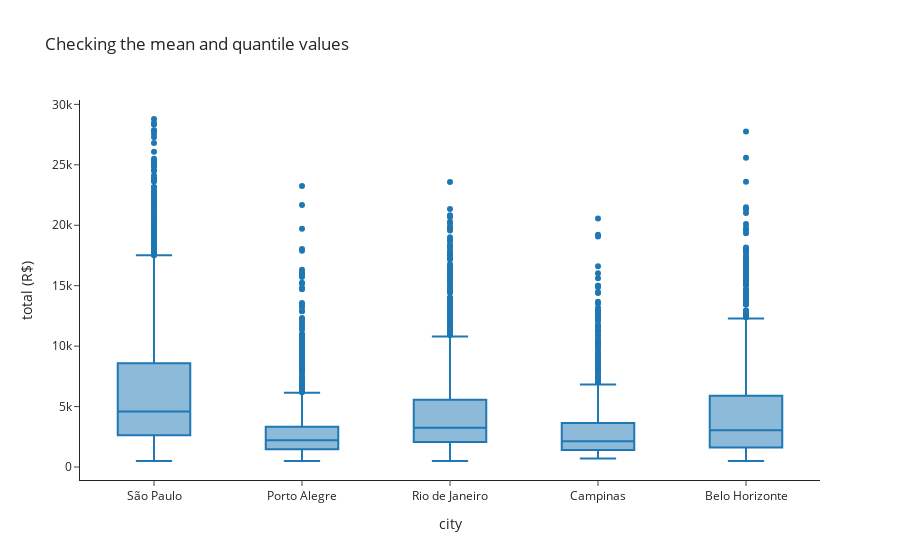

Write notebook code for a chart like this one.
### Code cell
df_houses_price = houses_rent[["city", "total (R$)"]]
#We have some outliers getting in the way, so lets remove them.

df_houses_price = df_houses_price[df_houses_price["total (R$)"]<30000] 
#I tested some values until found out that 30000 is a good number to show either the points above the upper fence
#and the box plots

fig = px.box(df_houses_price,
             x="city",
             y="total (R$)",
             title="Checking the mean and quantile values",
             template="simple_white"
            )

fig

### Figure 1 — Plotly figure (JSON) as saved in the notebook; plotly's stock layout.template omitted (floating-point values rounded to 4 significant figures; data arrays with more than 128 entries replaced by an {"elided": "..."} marker saying what was removed)
{"data": [{"alignmentgroup": "True", "hovertemplate": "city=%{x}<br>total (R$)=%{y}<extra></extra>", "legendgroup": "", "marker": {"color": "#1F77B4"}, "name": "", "notched": false, "offsetgroup": "", "orientation": "v", "showlegend": false, "type": "box", "x": {"elided": "10679 str values"}, "x0": " ", "xaxis": "x", "y": {"elided": "10679 int values"}, "y0": " ", "yaxis": "y"}], "layout": {"autosize": true, "boxmode": "group", "legend": {"tracegroupgap": 0}, "title": {"text": "Checking the mean and quantile values"}, "xaxis": {"anchor": "y", "autorange": true, "domain": [0, 1], "range": [-0.5, 4.5], "title": {"text": "city"}, "type": "category"}, "yaxis": {"anchor": "x", "autorange": true, "domain": [0, 1], "range": [-1073.0, 30360.0], "title": {"text": "total (R$)"}, "type": "linear"}}}
